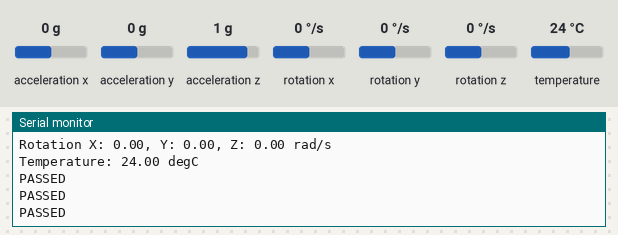
The sketch below on a simulated ESP32. Parts: the last lines printed to the serial monitor. Inputs (shaded band) come from the test bench; at power-on: acceleration x 0 g, acceleration y 0 g, acceleration z 1 g, rotation x 0 °/s, rotation y 0 °/s, rotation z 0 °/s, temperature 24 °C. WiFi joins after 1.5 s; servers stay silent unless stated.

Above: at 2.8 s.
2.9 s: acceleration x set to -1.4 g
At 4.1 s:
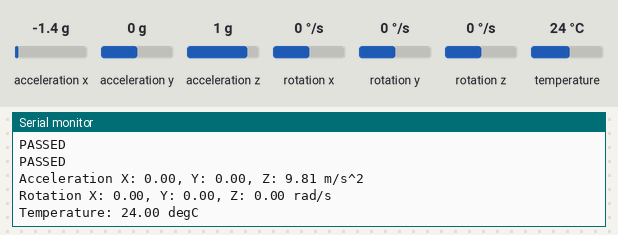
7.7 s: acceleration y set to -1.4 g
At 9.3 s:
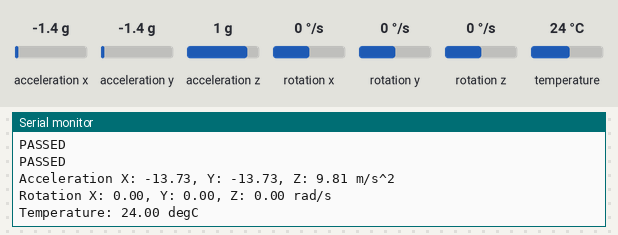
12.5 s: acceleration z set to -1.4 g
At 13.2 s:
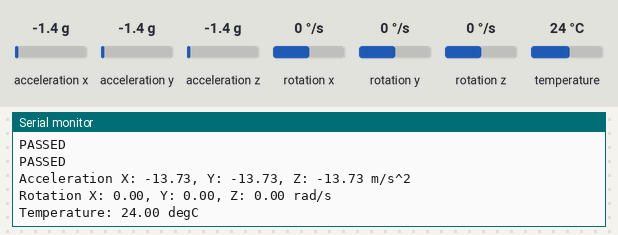
17.3 s: rotation x set to -192 °/s
At 18.3 s:
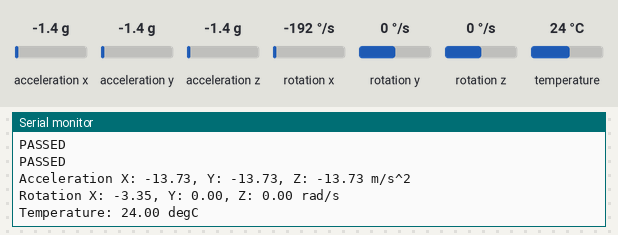
22.1 s: rotation y set to -192 °/s
At 23.4 s:
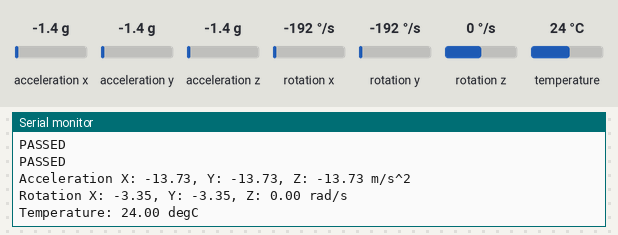

The sketch:

main.ino
```cpp
#include <Adafruit_MPU6050.h>
#include <Adafruit_Sensor.h>
#include <Wire.h>

#define TX_PIN 12      // Pin connected to HT12E's TE pin
#define RF_SPEED 2000  // Baud rate of the transmission

int right = 0;
int left = 0;
int up = 0;
int down = 0;

Adafruit_MPU6050 mpu;

//StaticJsonDocument<200> doc;

void setup() {

  Serial.begin(9600);

  if (!mpu.begin()) {
    Serial.println("Failed to find MPU6050 chip");
    while (1) {
      delay(10);
    }
  }
  Serial.println("MPU6050 Found!");

  mpu.setAccelerometerRange(MPU6050_RANGE_8_G);
  Serial.print("Accelerometer range set to: ");
  switch (mpu.getAccelerometerRange()) {
    case MPU6050_RANGE_2_G:
      Serial.println("+-2G");
      break;
    case MPU6050_RANGE_4_G:
      Serial.println("+-4G");
      break;
    case MPU6050_RANGE_8_G:
      Serial.println("+-8G");
      break;
    case MPU6050_RANGE_16_G:
      Serial.println("+-16G");
      break;
  }
  mpu.setGyroRange(MPU6050_RANGE_500_DEG);
  Serial.print("Gyro range set to: ");
  switch (mpu.getGyroRange()) {
    case MPU6050_RANGE_250_DEG:
      Serial.println("+- 250 deg/s");
      break;
    case MPU6050_RANGE_500_DEG:
      Serial.println("+- 500 deg/s");
      break;
    case MPU6050_RANGE_1000_DEG:
      Serial.println("+- 1000 deg/s");
      break;
    case MPU6050_RANGE_2000_DEG:
      Serial.println("+- 2000 deg/s");
      break;
  }

  mpu.setFilterBandwidth(MPU6050_BAND_5_HZ);
  Serial.print("Filter bandwidth set to: ");
  switch (mpu.getFilterBandwidth()) {
    case MPU6050_BAND_260_HZ:
      Serial.println("260 Hz");
      break;
    case MPU6050_BAND_184_HZ:
      Serial.println("184 Hz");
      break;
    case MPU6050_BAND_94_HZ:
      Serial.println("94 Hz");
      break;
    case MPU6050_BAND_44_HZ:
      Serial.println("44 Hz");
      break;
    case MPU6050_BAND_21_HZ:
      Serial.println("21 Hz");
      break;
    case MPU6050_BAND_10_HZ:
      Serial.println("10 Hz");
      break;
    case MPU6050_BAND_5_HZ:
      Serial.println("5 Hz");
      break;
  }

  Serial.println("");
  delay(100);


//vw_set_tx_pin(TX_PIN);  // Set the pin connected to HT12E's TE pin as the transmitter pin
//vw_setup(RF_SPEED);


  db_init();  // Set the transmission baud rate
}

void loop() {

  sensors_event_t a, g, temp;
  mpu.getEvent(&a, &g, &temp);

  /* Print out the values */
  Serial.print("Acceleration X: ");
  Serial.print(a.acceleration.x);
  Serial.print(", Y: ");
  Serial.print(a.acceleration.y);
  Serial.print(", Z: ");
  Serial.print(a.acceleration.z);
  Serial.println(" m/s^2");

  Serial.print("Rotation X: ");
  Serial.print(g.gyro.x);
  int x = g.gyro.x;
  Serial.print(", Y: ");
  Serial.print(g.gyro.y);
  int y = g.gyro.y;
  Serial.print(", Z: ");
  Serial.print(g.gyro.z);
  int z = g.gyro.z;
  Serial.println(" rad/s");

  Serial.print("Temperature: ");
  Serial.print(temp.temperature);
  Serial.println(" degC");

  Serial.println("");
  delay(500);

  if (x > 0 && y > 0) {
    Serial.println("message for right");
    right = 1;
  }

  if (x > 0 && y > 0) {
    Serial.println("message for left");
    left = 1;
  }

  if (x > 0 && y > 0) {
    Serial.println("message for up");
    up = 1;
  }

  if (x > 0 && y > 0) {
    Serial.println("message for down");
    down = 1;
  }

  send_msg(down, left, right, up);

  /*const char *message = "Hello, world!";         // Message to transmit
  vw_send((uint8_t *)message, strlen(message));  // Send the message
  vw_wait_tx();                                  // Wait for the transmission to complete
  delay(1000);   */
  // Wait for a second before sending the next message
}
```

firebase.ino
```cpp
#include <Arduino.h>
#include <WiFi.h>
#include <Firebase_ESP_Client.h>

//Provide the token generation process info.
#include "addons/TokenHelper.h"
//Provide the RTDB payload printing info and other helper functions.
#include "addons/RTDBHelper.h"

// // Insert your network credentials
// #define WIFI_SSID "Redmi Note 9 Pro Max"
// #define WIFI_PASSWORD "12345678"

#define WIFI_SSID "Amal"
#define WIFI_PASSWORD "amalamal"

// Insert Firebase project API Key
#define API_KEY "AIzaSyAk-4VDBfv8mNWFOFEym-3KO_bozYR3Vk0"

// Insert RTDB URLefine the RTDB URL */
#define DATABASE_URL "https://paralysis-monitoring-system-default-rtdb.firebaseio.com"

//Define Firebase Data object
FirebaseData fbdo;

FirebaseAuth auth;
FirebaseConfig config;

unsigned long sendDataPrevMillis = 0;
bool signupOK = false;

void db_init() {
  // Serial.begin(115200);
  WiFi.begin(WIFI_SSID, WIFI_PASSWORD);
  Serial.print("Connecting to Wi-Fi");
  while (WiFi.status() != WL_CONNECTED) {
    Serial.print(".");
    delay(300);
  }
  Serial.println();
  Serial.print("Connected with IP: ");
  Serial.println(WiFi.localIP());
  Serial.println();

  /* Assign the api key (required) */
  config.api_key = API_KEY;

  /* Assign the RTDB URL (required) */
  config.database_url = DATABASE_URL;

  /* Sign up */
  if (Firebase.signUp(&config, &auth, "", "")) {
    Serial.println("ok");
    signupOK = true;
  } else {
    Serial.printf("%s\n", config.signer.signupError.message.c_str());
  }

  /* Assign the callback function for the long running token generation task */
  config.token_status_callback = tokenStatusCallback;  //see addons/TokenHelper.h

  Firebase.begin(&config, &auth);
  Firebase.reconnectWiFi(true);
}

void send_msg(int down, int left, int right, int up) {
  bool data_sent = false;
  while (!data_sent) {
    if (Firebase.ready() && signupOK && (millis() - sendDataPrevMillis > 5000 || sendDataPrevMillis == 0)) {
      sendDataPrevMillis = millis();
      // Writing the value of smoke
      if (Firebase.RTDB.setInt(&fbdo, "node/down", down)) {
        Serial.println("PASSED");
        // Serial.println("PATH: " + fbdo.dataPath());
        // Serial.println("TYPE: " + fbdo.dataType());
        data_sent = true;
      } else {
        Serial.println("FAILED");
        Serial.println("REASON: " + fbdo.errorReason());
        data_sent = false;
      }

      // Writing the value of flame
      if (Firebase.RTDB.setInt(&fbdo, "node/left", left)) {
        Serial.println("PASSED");
        // Serial.println("PATH: " + fbdo.dataPath());
        // Serial.println("TYPE: " + fbdo.dataType());
        data_sent = true;
      } else {
        Serial.println("FAILED");
        Serial.println("REASON: " + fbdo.errorReason());
        data_sent = false;
      }

      // Writing the value of count
      if (Firebase.RTDB.setInt(&fbdo, "node/right", right)) {
        Serial.println("PASSED");
        // Serial.println("PATH: " + fbdo.dataPath());
        // Serial.println("TYPE: " + fbdo.dataType());
        data_sent = true;
      } else {
        Serial.println("FAILED");
        Serial.println("REASON: " + fbdo.errorReason());
        data_sent = false;
      }

      // Writing the value of temperature
      if (Firebase.RTDB.setInt(&fbdo, "node/up", up)) {
        Serial.println("PASSED");
        // Serial.println("PATH: " + fbdo.dataPath());
        // Serial.println("TYPE: " + fbdo.dataType());
        data_sent = true;
      } else {
        Serial.println("FAILED");
        Serial.println("REASON: " + fbdo.errorReason());
        data_sent = false;
      }

      // Writing the value of humidity
      /*if (Firebase.RTDB.setInt(&fbdo, "node_1/humidity", humid)) {
        Serial.println("PASSED");
        // Serial.println("PATH: " + fbdo.dataPath());
        // Serial.println("TYPE: " + fbdo.dataType());
        data_sent = true;
      } else {
        Serial.println("FAILED");
        Serial.println("REASON: " + fbdo.errorReason());
        data_sent = false;
      }*/
    }
  }
}
```

Measured:
- after the input at 7.7 s, the serial monitor: prints a new line after 0.16 s (image 2)
- after the input at 12.5 s, the serial monitor: prints a new line after 0.36 s (image 3)
- after the input at 17.3 s, the serial monitor: prints a new line after 0.56 s (image 4)
- after the input at 22.1 s, the serial monitor: prints a new line after 0.76 s (image 5)
